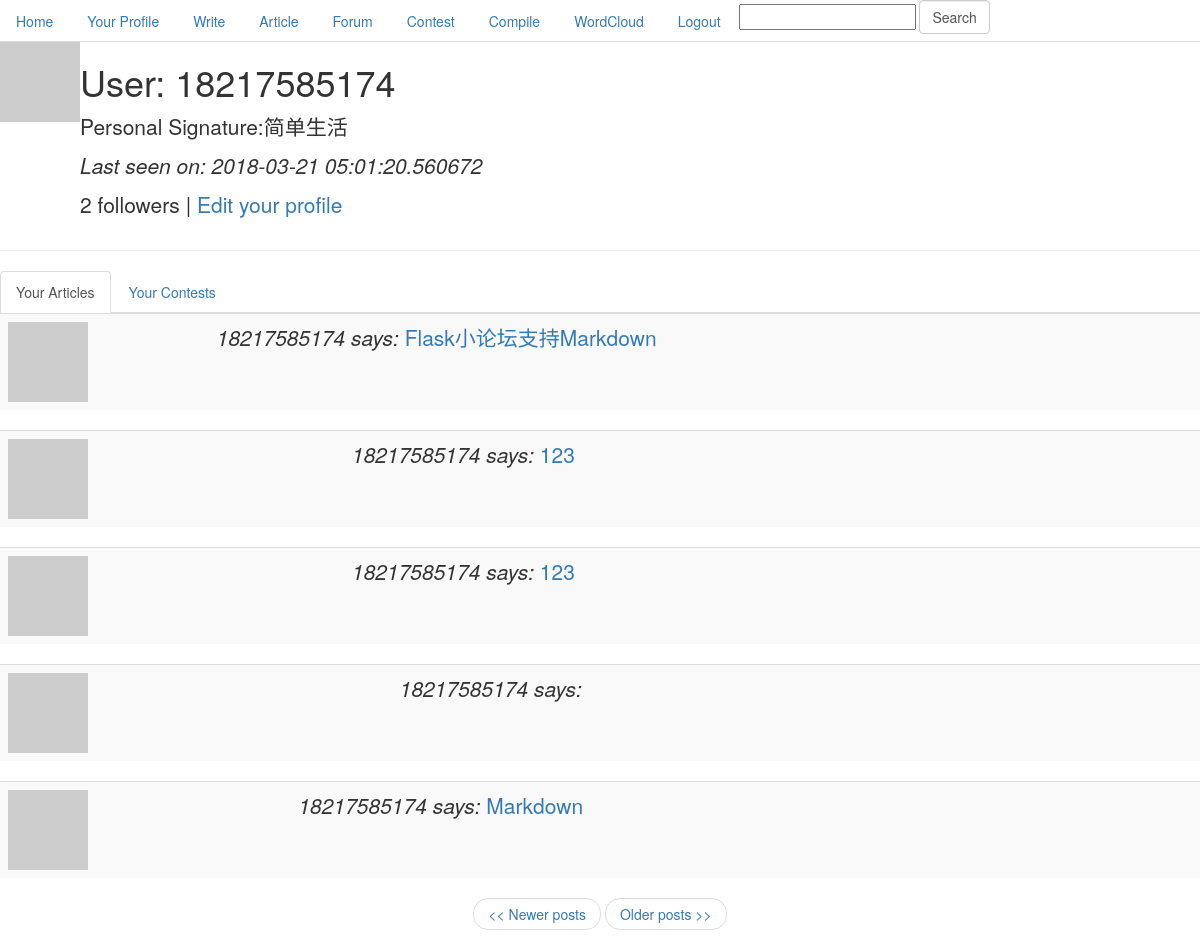
The page /user/18217585174/1 (signed in) on the database as committed earlier.
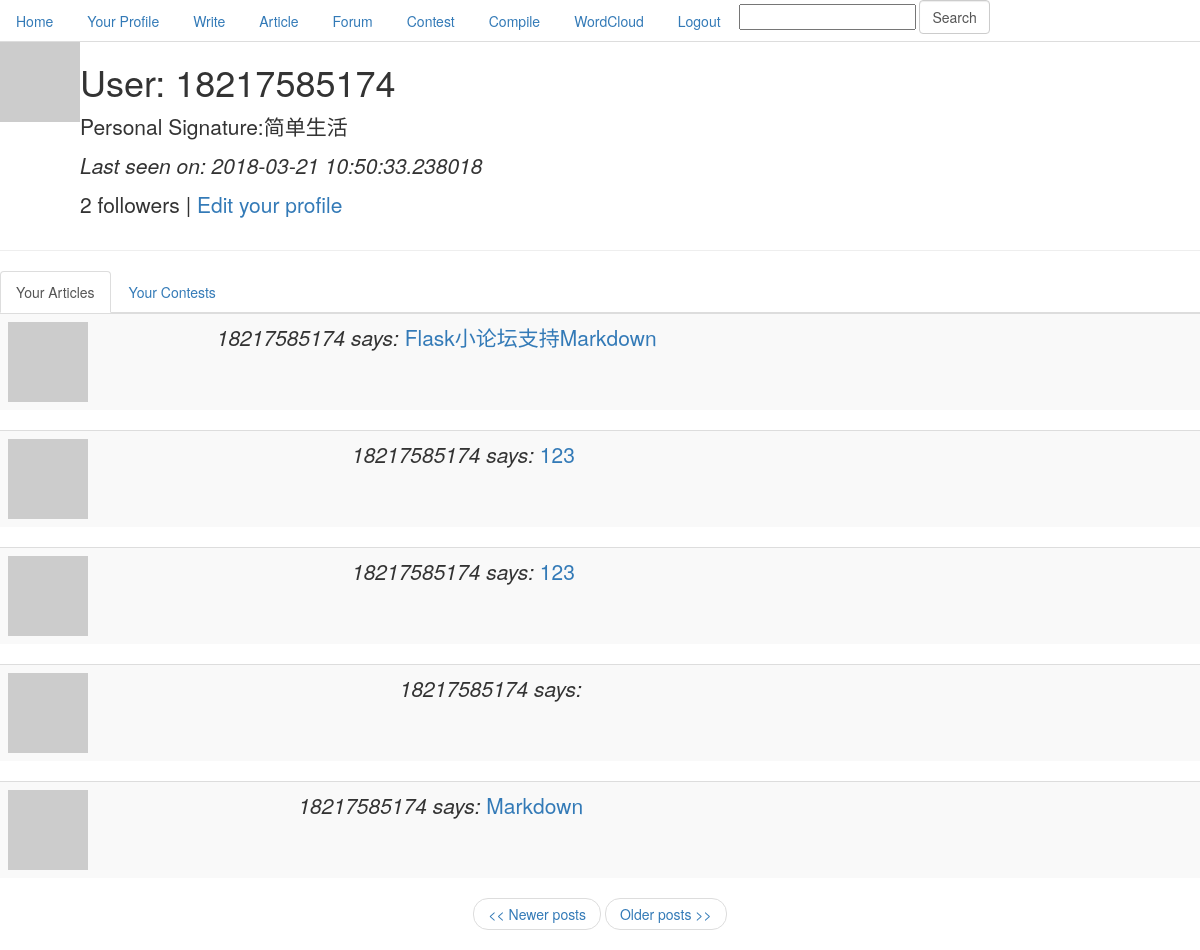
The same page on the database as committed later.
### app/models.py (models this page shows, shortened)
class User(db.Model):
    id = db.Column(db.Integer, primary_key=True)
    nickname = db.Column(db.String(64), index=True, unique=True)
    email = db.Column(db.String(120), index=True, unique=True)
    password = db.Column(db.String(120), index=True)
    posts = db.relationship('Post', backref='author', lazy='dynamic')
    cards = db.relationship('Card', backref='participant')
    about_me = db.Column(db.String(140))
    last_seen = db.Column(db.DateTime)
    followed = db.relationship('User',
                               secondary=followers,
                               primaryjoin=(followers.c.follower_id == id),
                               secondaryjoin=(followers.c.followed_id == id),
                               backref=db.backref('followers', lazy='dynamic'),
                               lazy='dynamic')
    is_authenticated = True
    is_active = True
    is_anonymous = False
    def avatar(self, size):
        return 'http://www.gravatar.com/avatar/' + md5(self.email.encode('utf8')).hexdigest() + '?d=mm&s=' + str(size)

### app/views.py (the view)
@app.route('/user/<nickname>')
@app.route('/user/<nickname>/<int:page>')
@login_required
def user(nickname, page=1):
    user = User.query.filter_by(nickname=nickname).first()
    if user is None:
        flash('User %s not found.' % nickname)
        return redirect(url_for('index'))
    posts = user.posts.paginate(page, POSTS_PER_PAGE, False)
    games = user.games.order_by(Game.timestamp.desc()).all()
    return render_template('user.html',
                           user=user, posts=posts,
                           games=games, datetime=datetime)

### app/forms.py
class SearchForm(Form):
    search = StringField('search', validators=[DataRequired()])

### app/views.py (called while the page is built)
@app.before_request
def before_request():
    g.user = current_user
    g.search_form = SearchForm()
    if g.user.is_authenticated:
        g.user.last_seen = datetime.utcnow()
        db.session.add(g.user)
        db.session.commit()

@lm.user_loader
def load_user(id):
    return User.query.get(int(id))

### app/templates/user.html (shortened to what this page needs)
{% extends "base.html" %}
{% block content %}
<table>
    <tr valign="top">
        <td><img src="{{user.avatar(128)}}"></td>
        <td class="lead">
            <h1>User: {{user.nickname}}</h1>
            {% if user.about_me %}<p>Personal Signature:{{user.about_me}}</p>{% endif %}
            {% if user.last_seen %}<p><i>Last seen on: {{user.last_seen}}</i></p>{% endif %}
            <p>{{user.followers.count()}} followers |
            {% if user.id == g.user.id %}
                <a href="{{url_for('edit')}}">Edit your profile</a>
            {% elif not g.user.is_following(user) %}
                <a href="{{url_for('follow', nickname = user.nickname)}}">Follow</a>
            {% else %}
                <a href="{{url_for('unfollow', nickname = user.nickname)}}">Unfollow</a>
            {% endif %}
            </p>
        </td>
    </tr>
</table>
<hr>
<div>
    <ul class="nav nav-tabs" role="tablist">
        <li role="presentation" class="active">
            <a href="#user_article" aria-controls="user_article" role="tab" data-toggle="tab">
                Your Articles
            </a>
        </li>
        <li role="presentation">
            <a href="#user_game" aria-controls="user_game" role="tab" data-toggle="tab">
                Your Contests
            </a>
        </li>
    </ul>
    <div class="tab-content">
        <div role="tabpanel" class="tab-pane active" id="user_article">
            {% for post in posts.items %}
            {% include 'post.html' %}
            {% endfor %}
            <nav>
                <ul class="pager">
                    {% if posts.has_prev %}<li><a href="{{ url_for('user', nickname = user.nickname, page = posts.prev_num) }}"><< Newer posts</a></li>{% else %}<li><a href="#"><< Newer posts</a></li>{% endif %}
                    {% if posts.has_next %}<li><a href="{{ url_for('user', nickname = user.nickname, page = posts.next_num) }}">Older posts >></a></li>{% else %}<li><a href="#">Older posts >></a></li>{% endif %}
                </ul>
            </nav>
        </div>
    </div>
</div>
{% endblock %}

Rows that differ between the two databases and show on the page:
changed User "简单生活": last_seen "2018-03-21 05:01:20.560672" → "2018-03-21 10:50:33.238018"
